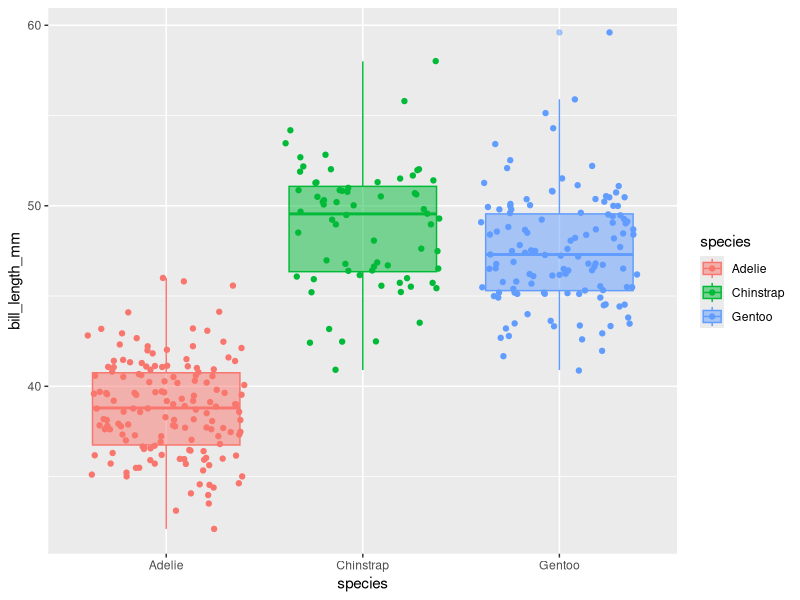

The R source for this figure:
## ---- chunk 1
#| warning: false
library(tidyverse)
library(palmerpenguins)

penguins %>% 
  group_by(species) %>% 
  drop_na() %>% 
  summarise(bill_length_mean = mean(bill_length_mm), bill_lengh_sd = sd(bill_length_mm))

## ---- chunk 2
penguins %>% 
  filter(species=="Adelie") %>% 
  select(bill_length_mm) -> m
t.test(m, mu = 39.2, alternative = "two.sided")
t.test(m, mu = 39.2, alternative = "greater")
t.test(m, mu = 39.2, alternative = "less")

penguins %>% 
  filter(species=="Chinstrap") %>% 
  select(bill_length_mm) -> m
t.test(m, mu = 39.2, alternative = "two.sided")
t.test(m, mu = 39.2, alternative = "greater")
t.test(m, mu = 39.2, alternative = "less")

penguins %>% 
  filter(species=="Gentoo") %>% 
  select(bill_length_mm) -> m
t.test(m, mu = 39.2, alternative = "two.sided")
t.test(m, mu = 39.2, alternative = "greater")
t.test(m, mu = 39.2, alternative = "less")

## ---- chunk 3
penguins %>% 
  filter(species=="Adelie") %>% 
  pull(bill_length_mm)-> m # Note that I had to use the fucntion pull to extract a numeric vector rather than a tibble acecpted by t.test before
wilcox.test(m, mu = 39.2, alternative = "two.sided")
wilcox.test(m, mu = 39.2, alternative = "greater")
wilcox.test(m, mu = 39.2, alternative = "less")

## ---- chunk 4

## Method 1

penguins %>% 
  filter(species=="Chinstrap") %>% 
  pull(bill_length_mm)->x

penguins %>% 
  filter(species=="Gentoo") %>% 
  pull(bill_length_mm)->y

t.test(x, y, var.equal = TRUE, alternative="two.sided") # testing if they are different
t.test(x, y, alternative="greater")
t.test(x, y, alternative="less")

## Method 2

penguins %>% 
  filter(species!="Adelie")->peng.t.test 
  t.test(bill_length_mm~species, var.equal=TRUE, data = peng.t.test)
   t.test(bill_length_mm~species, var.equal=FALSE, data = peng.t.test)
## ---- chunk 5
anova_result <- aov(bill_length_mm ~ species, data = penguins)
summary(anova_result)
## ---- chunk 6
#| warning: false
penguins %>% 
  ggplot(aes(species, bill_length_mm, color=species, fill=species))+
  geom_jitter() +
  geom_boxplot(alpha=0.5)

## ---- chunk 7
TukeyHSD(anova_result)
